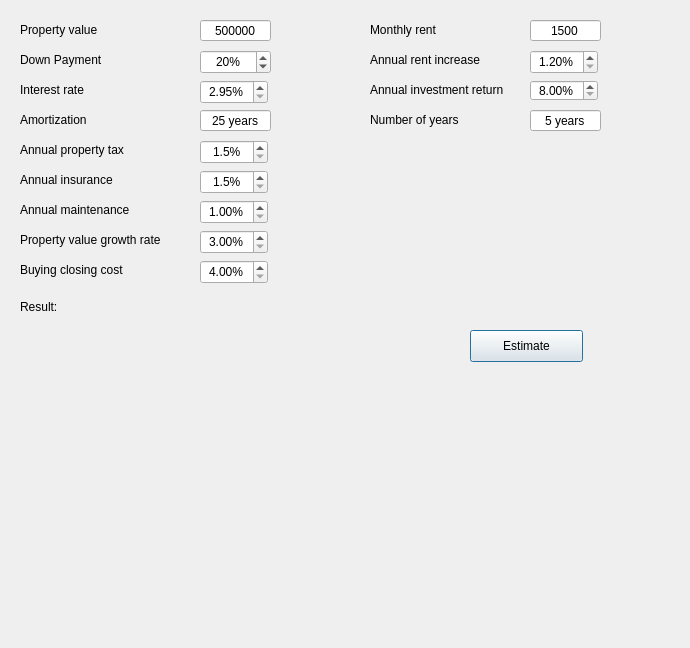
<?xml version="1.0" encoding="UTF-8"?>
<ui version="4.0">
 <class>Form</class>
 <widget class="QDialog" name="Form">
  <property name="geometry">
   <rect>
    <x>0</x>
    <y>0</y>
    <width>690</width>
    <height>648</height>
   </rect>
  </property>
  <property name="windowTitle">
   <string>Dialog</string>
  </property>
  <widget class="QPushButton" name="estimate_button">
   <property name="geometry">
    <rect>
     <x>470</x>
     <y>330</y>
     <width>113</width>
     <height>32</height>
    </rect>
   </property>
   <property name="text">
    <string>Estimate</string>
   </property>
  </widget>
  <widget class="QLineEdit" name="property_lineEdit">
   <property name="geometry">
    <rect>
     <x>200</x>
     <y>20</y>
     <width>71</width>
     <height>21</height>
    </rect>
   </property>
   <property name="text">
    <string>500000</string>
   </property>
   <property name="alignment">
    <set>Qt::AlignCenter</set>
   </property>
  </widget>
  <widget class="QSpinBox" name="downpayment_spinbox">
   <property name="geometry">
    <rect>
     <x>200</x>
     <y>50</y>
     <width>71</width>
     <height>24</height>
    </rect>
   </property>
   <property name="wrapping">
    <bool>false</bool>
   </property>
   <property name="frame">
    <bool>true</bool>
   </property>
   <property name="alignment">
    <set>Qt::AlignCenter</set>
   </property>
   <property name="suffix">
    <string>%</string>
   </property>
   <property name="value">
    <number>20</number>
   </property>
  </widget>
  <widget class="QLabel" name="property_label">
   <property name="geometry">
    <rect>
     <x>20</x>
     <y>20</y>
     <width>101</width>
     <height>20</height>
    </rect>
   </property>
   <property name="text">
    <string>Property value</string>
   </property>
  </widget>
  <widget class="QLineEdit" name="rent_lineEdit">
   <property name="geometry">
    <rect>
     <x>530</x>
     <y>20</y>
     <width>71</width>
     <height>21</height>
    </rect>
   </property>
   <property name="text">
    <string>1500</string>
   </property>
   <property name="alignment">
    <set>Qt::AlignCenter</set>
   </property>
   <property name="placeholderText">
    <string/>
   </property>
   <property name="clearButtonEnabled">
    <bool>false</bool>
   </property>
  </widget>
  <widget class="QLabel" name="rent_label">
   <property name="geometry">
    <rect>
     <x>370</x>
     <y>20</y>
     <width>101</width>
     <height>20</height>
    </rect>
   </property>
   <property name="text">
    <string>Monthly rent</string>
   </property>
  </widget>
  <widget class="QLabel" name="downpayment_label">
   <property name="geometry">
    <rect>
     <x>20</x>
     <y>50</y>
     <width>101</width>
     <height>20</height>
    </rect>
   </property>
   <property name="text">
    <string>Down Payment</string>
   </property>
  </widget>
  <widget class="QLabel" name="result_label">
   <property name="geometry">
    <rect>
     <x>20</x>
     <y>300</y>
     <width>421</width>
     <height>301</height>
    </rect>
   </property>
   <property name="text">
    <string>Result:</string>
   </property>
   <property name="alignment">
    <set>Qt::AlignLeading|Qt::AlignLeft|Qt::AlignTop</set>
   </property>
  </widget>
  <widget class="QLabel" name="interest_label">
   <property name="geometry">
    <rect>
     <x>20</x>
     <y>80</y>
     <width>101</width>
     <height>20</height>
    </rect>
   </property>
   <property name="text">
    <string>Interest rate</string>
   </property>
  </widget>
  <widget class="QLineEdit" name="amortization_lineEdit">
   <property name="geometry">
    <rect>
     <x>200</x>
     <y>110</y>
     <width>71</width>
     <height>21</height>
    </rect>
   </property>
   <property name="inputMask">
    <string/>
   </property>
   <property name="text">
    <string>25 years</string>
   </property>
   <property name="cursorPosition">
    <number>8</number>
   </property>
   <property name="alignment">
    <set>Qt::AlignCenter</set>
   </property>
  </widget>
  <widget class="QLabel" name="amortization_label">
   <property name="geometry">
    <rect>
     <x>20</x>
     <y>110</y>
     <width>101</width>
     <height>20</height>
    </rect>
   </property>
   <property name="text">
    <string>Amortization</string>
   </property>
  </widget>
  <widget class="QLabel" name="property_growth_label">
   <property name="geometry">
    <rect>
     <x>20</x>
     <y>230</y>
     <width>181</width>
     <height>20</height>
    </rect>
   </property>
   <property name="text">
    <string>Property value growth rate</string>
   </property>
  </widget>
  <widget class="QDoubleSpinBox" name="property_growth_doubleSpinBox">
   <property name="geometry">
    <rect>
     <x>200</x>
     <y>230</y>
     <width>68</width>
     <height>24</height>
    </rect>
   </property>
   <property name="alignment">
    <set>Qt::AlignCenter</set>
   </property>
   <property name="specialValueText">
    <string>3.00%</string>
   </property>
   <property name="suffix">
    <string>%</string>
   </property>
  </widget>
  <widget class="QDoubleSpinBox" name="interest_doubleSpinBox">
   <property name="geometry">
    <rect>
     <x>200</x>
     <y>80</y>
     <width>68</width>
     <height>24</height>
    </rect>
   </property>
   <property name="alignment">
    <set>Qt::AlignCenter</set>
   </property>
   <property name="specialValueText">
    <string>2.95%</string>
   </property>
   <property name="suffix">
    <string>%</string>
   </property>
  </widget>
  <widget class="QDoubleSpinBox" name="property_tax_doubleSpinBox">
   <property name="geometry">
    <rect>
     <x>200</x>
     <y>140</y>
     <width>68</width>
     <height>24</height>
    </rect>
   </property>
   <property name="alignment">
    <set>Qt::AlignCenter</set>
   </property>
   <property name="specialValueText">
    <string>1.5%</string>
   </property>
   <property name="suffix">
    <string>%</string>
   </property>
  </widget>
  <widget class="QLabel" name="property_tax_label">
   <property name="geometry">
    <rect>
     <x>20</x>
     <y>140</y>
     <width>181</width>
     <height>20</height>
    </rect>
   </property>
   <property name="text">
    <string>Annual property tax</string>
   </property>
  </widget>
  <widget class="QDoubleSpinBox" name="insurance_doubleSpinBox">
   <property name="geometry">
    <rect>
     <x>200</x>
     <y>170</y>
     <width>68</width>
     <height>24</height>
    </rect>
   </property>
   <property name="alignment">
    <set>Qt::AlignCenter</set>
   </property>
   <property name="specialValueText">
    <string>1.5%</string>
   </property>
   <property name="suffix">
    <string>%</string>
   </property>
  </widget>
  <widget class="QLabel" name="insurance_label">
   <property name="geometry">
    <rect>
     <x>20</x>
     <y>170</y>
     <width>181</width>
     <height>20</height>
    </rect>
   </property>
   <property name="text">
    <string>Annual insurance</string>
   </property>
  </widget>
  <widget class="QLabel" name="maintenance_label">
   <property name="geometry">
    <rect>
     <x>20</x>
     <y>200</y>
     <width>181</width>
     <height>20</height>
    </rect>
   </property>
   <property name="text">
    <string>Annual maintenance</string>
   </property>
  </widget>
  <widget class="QDoubleSpinBox" name="maintenance_doubleSpinBox">
   <property name="geometry">
    <rect>
     <x>200</x>
     <y>200</y>
     <width>68</width>
     <height>24</height>
    </rect>
   </property>
   <property name="alignment">
    <set>Qt::AlignCenter</set>
   </property>
   <property name="specialValueText">
    <string>1.00%</string>
   </property>
   <property name="suffix">
    <string>%</string>
   </property>
  </widget>
  <widget class="QLabel" name="rent_increase_label">
   <property name="geometry">
    <rect>
     <x>370</x>
     <y>50</y>
     <width>131</width>
     <height>20</height>
    </rect>
   </property>
   <property name="text">
    <string>Annual rent increase</string>
   </property>
  </widget>
  <widget class="QDoubleSpinBox" name="rent_increase_doubleSpinBox">
   <property name="geometry">
    <rect>
     <x>530</x>
     <y>50</y>
     <width>68</width>
     <height>24</height>
    </rect>
   </property>
   <property name="alignment">
    <set>Qt::AlignCenter</set>
   </property>
   <property name="specialValueText">
    <string>1.20%</string>
   </property>
   <property name="suffix">
    <string>%</string>
   </property>
  </widget>
  <widget class="QLabel" name="investment_label">
   <property name="geometry">
    <rect>
     <x>370</x>
     <y>80</y>
     <width>161</width>
     <height>20</height>
    </rect>
   </property>
   <property name="text">
    <string>Annual investment return</string>
   </property>
  </widget>
  <widget class="QDoubleSpinBox" name="investment_doubleSpinBox">
   <property name="geometry">
    <rect>
     <x>530</x>
     <y>80</y>
     <width>68</width>
     <height>21</height>
    </rect>
   </property>
   <property name="alignment">
    <set>Qt::AlignCenter</set>
   </property>
   <property name="specialValueText">
    <string>8.00%</string>
   </property>
   <property name="suffix">
    <string>%</string>
   </property>
  </widget>
  <widget class="QDoubleSpinBox" name="closing_cost_doubleSpinBox">
   <property name="geometry">
    <rect>
     <x>200</x>
     <y>260</y>
     <width>68</width>
     <height>24</height>
    </rect>
   </property>
   <property name="alignment">
    <set>Qt::AlignCenter</set>
   </property>
   <property name="specialValueText">
    <string>4.00%</string>
   </property>
   <property name="suffix">
    <string>%</string>
   </property>
  </widget>
  <widget class="QLabel" name="property_growth_label_2">
   <property name="geometry">
    <rect>
     <x>20</x>
     <y>260</y>
     <width>181</width>
     <height>20</height>
    </rect>
   </property>
   <property name="text">
    <string>Buying closing cost</string>
   </property>
  </widget>
  <widget class="QLabel" name="property_years_label">
   <property name="geometry">
    <rect>
     <x>370</x>
     <y>110</y>
     <width>151</width>
     <height>20</height>
    </rect>
   </property>
   <property name="text">
    <string>Number of years</string>
   </property>
  </widget>
  <widget class="QLineEdit" name="years_lineEdit">
   <property name="geometry">
    <rect>
     <x>530</x>
     <y>110</y>
     <width>71</width>
     <height>21</height>
    </rect>
   </property>
   <property name="inputMask">
    <string/>
   </property>
   <property name="text">
    <string>5 years</string>
   </property>
   <property name="cursorPosition">
    <number>7</number>
   </property>
   <property name="alignment">
    <set>Qt::AlignCenter</set>
   </property>
  </widget>
 </widget>
 <resources/>
 <connections/>
</ui>
